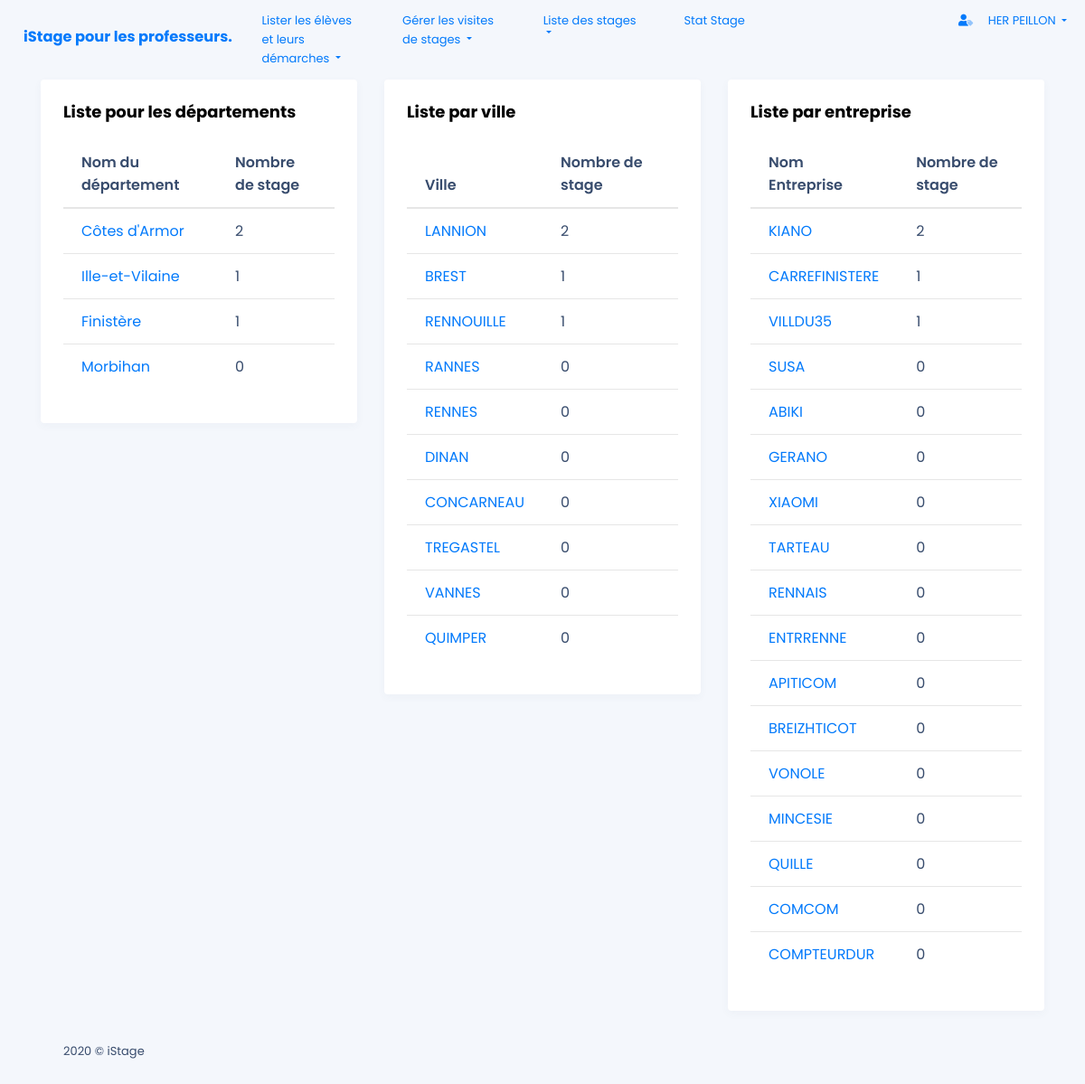
The page /front_end/lieux_stage_statistique.php (signed in) on the database its author committed.
### tables this page shows
CREATE TABLE IF NOT EXISTS ENTREPRISE
 (
   ID_ENTREPRISE SMALLINT AUTO_INCREMENT ,
   NOM_ENTREPRISE CHAR(32) NOT NULL  ,
   ADRESSE_ENTREPRISE CHAR(255) NOT NULL  ,
   CP_ENTREPRISE CHAR(5) NOT NULL  ,
   VILLE_ENTREPRISE CHAR(32) NOT NULL  ,
   TEL_ENTREPRISE CHAR(10) NOT NULL  ,
   EMAIL_ENTREPRISE CHAR(32) NOT NULL  ,
   REFUS_ANNEE_SIO1 BOOLEAN NOT NULL DEFAULT FALSE  ,
   REFUS_ANNEE_SIO2 BOOLEAN NOT NULL DEFAULT FALSE 
   , PRIMARY KEY (ID_ENTREPRISE) 
 );

### includes/header_connecter.php (called while the page is built, shortened)
<?php
require_once 'header.php';
?>

### back_end/stat_lieux.php (called while the page is built)
<?php
$stmt = $db->prepare(
    "SELECT CP_ENTREPRISE,COUNT(case ETAT when 'OK' then 1 else null end)AS NB_STAGE
    FROM entreprise
    LEFT JOIN salarie ON entreprise.ID_ENTREPRISE= salarie.ID_ENTREPRISE
    LEFT JOIN stage ON salarie.ID_SALARIE = stage.ID_SALARIE
    GROUP BY SUBSTR(CP_ENTREPRISE,1,2)
    ORDER BY COUNT(case ETAT when 'OK' then 1 else null end) DESC
    ;");
$stmt->execute();
$CodePostal = $stmt->fetchAll(PDO::FETCH_BOTH);
$stmt = $db->prepare(
    "SELECT VILLE_ENTREPRISE,COUNT(case ETAT when 'OK' then 1 else null end)AS NB_STAGE
    FROM entreprise
    LEFT JOIN salarie ON entreprise.ID_ENTREPRISE= salarie.ID_ENTREPRISE
    LEFT JOIN stage ON salarie.ID_SALARIE = stage.ID_SALARIE
    GROUP BY VILLE_ENTREPRISE
    ORDER BY COUNT(case ETAT when 'OK' then 1 else null end) DESC
    ;");
$stmt->execute();
$VilleStage = $stmt->fetchAll(PDO::FETCH_BOTH);
$stmt = $db->prepare(
    "SELECT NOM_ENTREPRISE,COUNT(case ETAT when 'OK' then 1 else null end)AS NB_STAGE,entreprise.ID_ENTREPRISE
    FROM entreprise
    LEFT JOIN salarie ON entreprise.ID_ENTREPRISE= salarie.ID_ENTREPRISE
    LEFT JOIN stage ON salarie.ID_SALARIE = stage.ID_SALARIE
    GROUP BY NOM_ENTREPRISE
    ORDER BY COUNT(case ETAT when 'OK' then 1 else null end) DESC
    ;");
$stmt->execute();
$EntrepriseStage = $stmt->fetchAll(PDO::FETCH_BOTH);
?>

### includes/utils.php (called while the page is built, shortened)
<?php
    function cherche_dept($cp)
    {
    $nom_dept = array (
    "01" => "Ain",
    "02" => "Aisne",
    "03" => "Allier",
    "04" => "Alpes-de-Haute Provence",
    "05" => "Hautes-Alpes",
    "06" => "Alpes Maritimes",
    "07" => "Ardèche",
    "08" => "Ardennes",
    "09" => "Ariège",
    "10" => "Aube",
    "11" => "Aude",
    "12" => "Aveyron",
    "13" => "Bouches-du-Rhône",
    "14" => "Calvados",
    "15" => "Cantal",
    "16" => "Charente",
    "17" => "Charente-Maritime",
    "18" => "Cher",
    "19" => "Corrèze",
    "20" => "Corse",
    "21" => "Côte d'Or",
    "22" => "Côtes d'Armor",
    "23" => "Creuse",
    "24" => "Dordogne",
    "25" => "Doubs",
    "26" => "Drôme",
    "27" => "Eure",
    "28" => "Eure-et-Loire",
    "29" => "Finistère",
    "30" => "Gard",
    "31" => "Haute-Garonne",
    "32" => "Gers",
    "33" => "Gironde",
    "34" => "Hérault",
    "35" => "Ille-et-Vilaine",
    "36" => "Indre",
    "37" => "Indre-et-Loire",
    "38" => "Isère",
    "39" => "Jura",
    "40" => "Landes",
    "41" => "Loir-et-Cher",
    "42" => "Loire",
    "43" => "Haute-Loire",
    "44" => "Loire-Atlantique",
    "45" => "Loiret",
    "46" => "Lot",
    "47" => "Lot-et-Garonne",
    "48" => "Lozère",
    "49" => "Maine-et-Loire",
    "50" => "Manche",
    "51" => "Marne",
    "52" => "Haute-Marne",
    "53" => "Mayenne",
    "54" => "Meurthe-et-Moselle",
    "55" => "Meuse",
    "56" => "Morbihan",
    "57" => "Moselle",
    "58" => "Nièvre",
    "59" => "Nord",
    "60" => "Oise",
    "61" => "Orne",
    "62" => "Pas-de-Calais",
    "63" => "Puy-de-Dôme",
    "64" => "Pyrenées-Atlantiques",
    "65" => "Hautes-Pyrenées",
    "66" => "Pyrenées-Orientales",
    "67" => "Bas-Rhin",
    "68" => "Haut-Rhin",
    "69" => "Rhône",
    "70" => "Haute-Saône",
    "71" => "Saône-et-Loire",
    "72" => "Sarthe",
    "73" => "Savoie",
    "74" => "Haute-Savoie",
    "75" => "Paris",
    "76" => "Seine-Maritime",
    "77" => "Seine-et-Marne",
    "78" => "Yvelines",
    "79" => "Deux-Sèvres",
    "80" => "Somme",
    "81" => "Tarn",
    "82" => "Tarn-et-Garonne",
    "83" => "Var",
    "84" => "Vaucluse",
    "85" => "Vendée",
    "86" => "Vienne",
    "87" => "Haute-Vienne",
    "88" => "Vosges",
    "89" => "Yonne",
    "90" => "Territoire de Belfort",
    "91" => "Essonne",
    "92" => "Hauts-de-Seine",
    "93" => "Seine-Saint-Denis",
    "94" => "Val-de-Marne",
    "95" => "Val-d'Oise");
    $dept = substr($cp,0,2);
    return $nom_dept[$dept];
    }
?>

### front_end/lister_dern_statistique.php (the view)
            <div class="container">
                <div class="row">
                <div class="col-sm-4">
    <div class="card">
      <div class="card-body">
        <h5 class="card-title">Liste pour les départements</h5>
        <div class="table-responsive">
                 <table class="table">
                            <thead>
                                    <tr>
                                        <th scope="col-center">Nom du département</th>
                                        <th scope="col">Nombre de stage </th>
                                    </tr>
                              </thead>
                        <tbody>
                        <?php
                                        foreach( $CodePostal as $row ) {
                                                echo '
                                                    <tr>
                                                        <td><a  href="lieux_statistique_dep.php?CP='.substr($row['CP_ENTREPRISE'],0,2).'"> '.cherche_dept($row['CP_ENTREPRISE'] ).'</a></td>
                                                        <td>'. $row['NB_STAGE'] .'</td>
                                                    </tr>
                                                '; } ?>
                        </tbody>
                    </table>
                 </div>
      </div>
    </div>
  </div>
  <div class="col-sm-4">
    <div class="card">
      <div class="card-body">
        <h5 class="card-title">Liste par ville</h5>
        <div class="table-responsive">
                 <table class="table">
                            <thead>
                                    <tr>
                                        <th scope="col-center">Ville</th>
                                        <th scope="col">Nombre de stage </th>
                                    </tr>
                              </thead>
                        <tbody>
                        <?php
                                        foreach( $VilleStage as $row ) {
                                            echo '
                                                <tr>
                                                    <td><a href="lieux_statistique_ville.php?VILLE='.$row['VILLE_ENTREPRISE'].'">'. $row['VILLE_ENTREPRISE'].'</a></td>
                                                    <td>'. $row['NB_STAGE'] .'</td>
                                                </tr>
                                                '; } ?>
                        </tbody>
                    </table>
                 </div>
      </div>
    </div>
  </div>
  <div class="col-sm-4">
    <div class="card">
      <div class="card-body">
        <h5 class="card-title">Liste par entreprise</h5>
        <div class="table-responsive">
                 <table class="table">
                            <thead>
                                    <tr>
                                        <th scope="col-center">Nom Entreprise</th>
                                        <th scope="col">Nombre de stage </th>
                                    </tr>
                              </thead>
                        <tbody>
                        <?php
                                        foreach( $EntrepriseStage as $row ) {
                                            echo '
                                                <tr>
                                                    <td><a href="lieux_statistique_entreprise.php?ID='.$row['ID_ENTREPRISE'].'"> '. $row['NOM_ENTREPRISE'].'</a></td>
                                                    <td>'. $row['NB_STAGE'] .'</td>
                                                </tr>
                                                '; } ?>
                        </tbody>
                    </table>
            </div>
        </div>
    </div>
</div>

### includes/header.php (shortened to what this page needs)
<?php
require_once '../includes/utils.php';
?>
<head>
    <link href="../assets/fonts/all.css" rel="stylesheet">
    <link rel="stylesheet" href="https://cdnjs.cloudflare.com/ajax/libs/Chart.js/2.9.3/Chart.min.css" />
    <link rel="stylesheet" href="https://maxcdn.bootstrapcdn.com/bootstrap/4.0.0/css/bootstrap.min.css">
    <link href="../assets/plugins/font-awesome/css/all.min.css" rel="stylesheet">
    <link href="../assets/plugins/toastr/toastr.min.css" rel="stylesheet">
    <link href="../assets/css/radio.css" rel="stylesheet">
    <link href="../assets/css/custom.css" rel="stylesheet">
    <link href="../assets/css/lime.min.css" rel="stylesheet">
</head>

### front_end/lieux_stage_statistique.php (shortened to what this page needs)
<?php
    include '../includes/header_connecter.php';
    include '../back_end/stat_lieux.php';
    ?>
        <body>
    <?php  include '../includes/barnav.php';
           include '../front_end/lister_dern_statistique.php';
           ?>
    <div class="lime-footer">
                <div class="container">
                    <div class="row">
                        <div class="col-md-12">
                            <span class="footer-text">2020 © iStage</span>
                        </div>
                    </div>
                </div>
            </div>
        </div>
    </body>
</html>

### includes/barnav.php (shortened to what this page needs)
<nav class="navbar navbar-expand-lg  navbar-light">
    <?php
  if ($_SESSION['rank'] == "professeur") {
    echo '
    <h2 class="navbar-brand nav-link" >
      <a
        href="tdb_professeur.php">
           iStage  pour les  professeurs.
      </a>
    </h2>
   <div class="collapse navbar-collapse justify-content-md" id="navigations-02">
    <div class="row w-1000 ">
    <div class="col-2">
    <ul class="navbar-nav">
        <li class=" nav-link dropdown">
            <a class="dropdown-toggle" data-toggle="dropdown" href="#">
            Lister les élèves et leurs démarches
            </a>
        </li>
    </ul>
</div>
       <div class="col-2">
       <ul class="navbar-nav">
           <li class=" nav-link dropdown">
               <a class="dropdown-toggle" data-toggle="dropdown" href="#">
               Gérer les visites de stages
               </a>
           </li>
       </ul>
   </div>
        <div class="col-2">
        <ul class="navbar-nav">
            <li class=" nav-link dropdown">
                <a class="dropdown-toggle" data-toggle="dropdown" href="#">
                    Liste des stages
                </a>
            </li>
        </ul>
    </div>
    <div class="col-2">
    <ul class="navbar-nav">
    <li class=" nav-link">
             <a href="../front_end/lieux_stage_statistique.php">Stat Stage</a>
             </li>
    </ul>
    </div>
  ';
  }
  ?>
    <div class="col-4">
        <ul class="navbar-nav justify-content-end">
            <li class=" nav-link dropdown">
                <a class="dropdown-toggle" data-toggle="dropdown" href="#">
                    <i class="fad fa-user-tag mr-3"></i>
                    <?php echo ucfirst($_SESSION['prenom']) . " " . ucfirst($_SESSION['nom']); ?>
                </a>
            </li>
        </ul>
    </div>
    </div>
    </div>
</nav>

### assets/css/custom.css (style rules this page uses)
body { font-size: 1rem; font-family: Roboto, sans-serif; font-weight: initial; line-height: normal; -webkit-font-smoothing: antialiased }
.h1, .h2, .h3, .h4, .h5, .h6, h1, h2, h3, h4, h5, h6 { font-weight: 700 }
.h2, h2 { font-size: 1.875rem }
.h5, h5 { font-size: 1rem }
body, html { overflow-x: hidden; padding-right: 0 !important }
* { box-sizing: border-box }

### rows shown on the page
entreprise: NOM_ENTREPRISE "KIANO", NB_STAGE "2"
entreprise: NOM_ENTREPRISE "CARREFINISTERE", NB_STAGE "1"
entreprise: NOM_ENTREPRISE "VILLDU35", NB_STAGE "1"
entreprise: NOM_ENTREPRISE "SUSA", NB_STAGE "0"
entreprise: NOM_ENTREPRISE "ABIKI", NB_STAGE "0"
entreprise: NOM_ENTREPRISE "GERANO", NB_STAGE "0"
entreprise: NOM_ENTREPRISE "XIAOMI", NB_STAGE "0"
entreprise: NOM_ENTREPRISE "TARTEAU", NB_STAGE "0"
entreprise: NOM_ENTREPRISE "RENNAIS", NB_STAGE "0"
entreprise: NOM_ENTREPRISE "ENTRRENNE", NB_STAGE "0"
entreprise: NOM_ENTREPRISE "APITICOM", NB_STAGE "0"
entreprise: NOM_ENTREPRISE "BREIZHTICOT", NB_STAGE "0"
entreprise: NOM_ENTREPRISE "VONOLE", NB_STAGE "0"
entreprise: NOM_ENTREPRISE "MINCESIE", NB_STAGE "0"
entreprise: NOM_ENTREPRISE "QUILLE", NB_STAGE "0"
entreprise: NOM_ENTREPRISE "COMCOM", NB_STAGE "0"
entreprise: NOM_ENTREPRISE "COMPTEURDUR", NB_STAGE "0"

### other values the page prints
$_SESSION['prenom'] "HER"
$_SESSION['nom'] "PEILLON"
cherche_dept($row['CP_ENTREPRISE'] ) "Côtes d'Armor"
$row['NB_STAGE'] "2"
cherche_dept($row['CP_ENTREPRISE'] ) "Ille-et-Vilaine"
$row['NB_STAGE'] "1"
cherche_dept($row['CP_ENTREPRISE'] ) "Finistère"
cherche_dept($row['CP_ENTREPRISE'] ) "Morbihan"
$row['NB_STAGE'] "0"
$row['VILLE_ENTREPRISE'] "LANNION"
$row['VILLE_ENTREPRISE'] "BREST"
$row['VILLE_ENTREPRISE'] "RENNOUILLE"
$row['VILLE_ENTREPRISE'] "RANNES"
$row['VILLE_ENTREPRISE'] "RENNES"
$row['VILLE_ENTREPRISE'] "DINAN"
